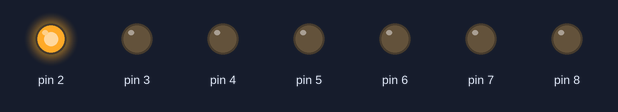
A sketch run on a simulated Arduino Uno, built with avr-gcc and run on an emulated ATmega328P. On the bench: output pins drawn as LEDs (lit = HIGH).

Above: at 0.03 s.
At 0.39 s:
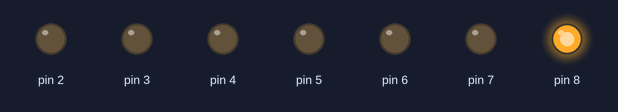
At 0.63 s:
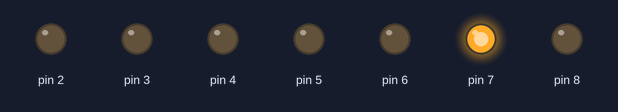
At 1.23 s:
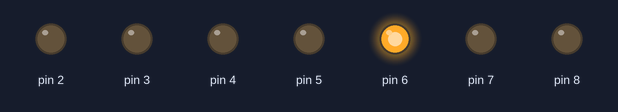
At 1.83 s:
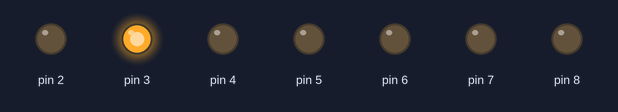
At 2.4 s:
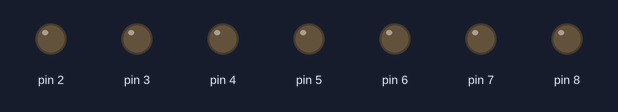
Timing chart, 0 to 3.0 s (numbered marks = the images above):
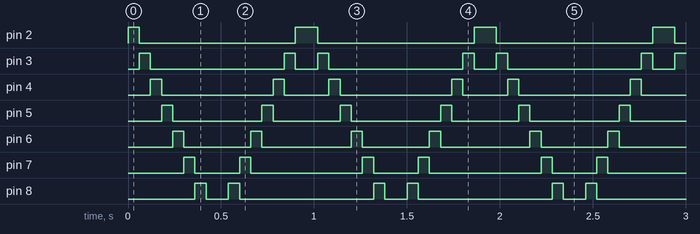

The sketch:

LED_varyingintensity.ino
```cpp
//This example is to switch on and off LED by increasing and decreasing the brightness//

int timer=60;
void setup() {
  // put your setup code here, to run once:

for (int pin=2;pin<=8;pin++)
pinMode(pin,OUTPUT);
}

void loop() {
  // put your main code here, to run repeatedly: TO INCREAMENT LIGHT

for (int pin=2; pin<=8; pin++)
{
digitalWrite(pin,HIGH);
delay(timer);
digitalWrite(pin,LOW);
}
    // FOR DECREMENT LIGHT

for(int pin=10; pin>=2; pin--)
{
  digitalWrite(pin,HIGH);
  delay(timer);
  digitalWrite(pin,LOW);

  }
}
```

Measured:
- by itself, pin 2: repeats every 0.96 s: LOW 0.84 s, HIGH 0.12 s
- by itself, pin 3: repeats every 0.96 s: LOW 0.72 s, HIGH 0.06 s, LOW 0.12 s, HIGH 0.06 s
- by itself, pin 4: repeats every 0.96 s: LOW 0.60 s, HIGH 0.06 s, LOW 0.24 s, HIGH 0.06 s
- by itself, pin 5: repeats every 0.96 s: LOW 0.48 s, HIGH 0.06 s, LOW 0.36 s, HIGH 0.06 s
- by itself, pin 6: repeats every 0.96 s: LOW 0.36 s, HIGH 0.06 s, LOW 0.48 s, HIGH 0.06 s
- by itself, pin 7: repeats every 0.96 s: LOW 0.24 s, HIGH 0.06 s, LOW 0.60 s, HIGH 0.06 s
- by itself, pin 8: repeats every 0.96 s: LOW 0.12 s, HIGH 0.06 s, LOW 0.72 s, HIGH 0.06 s
